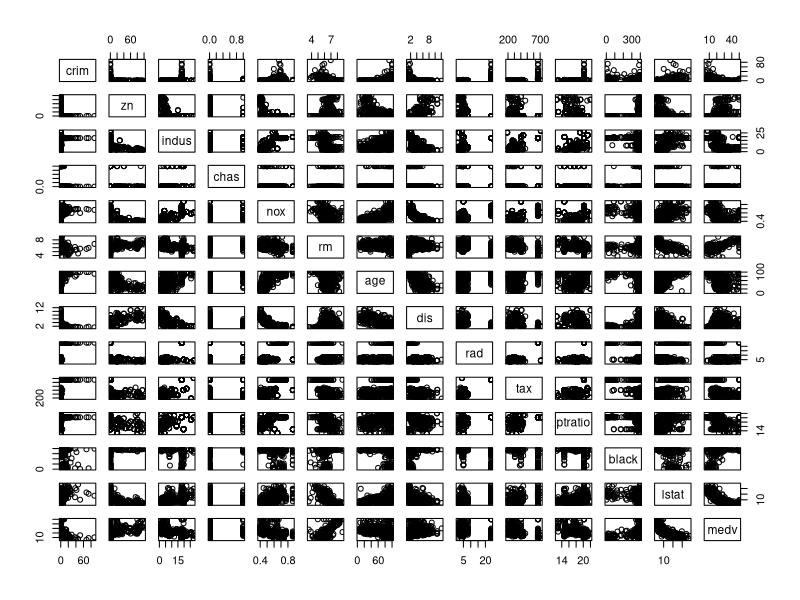
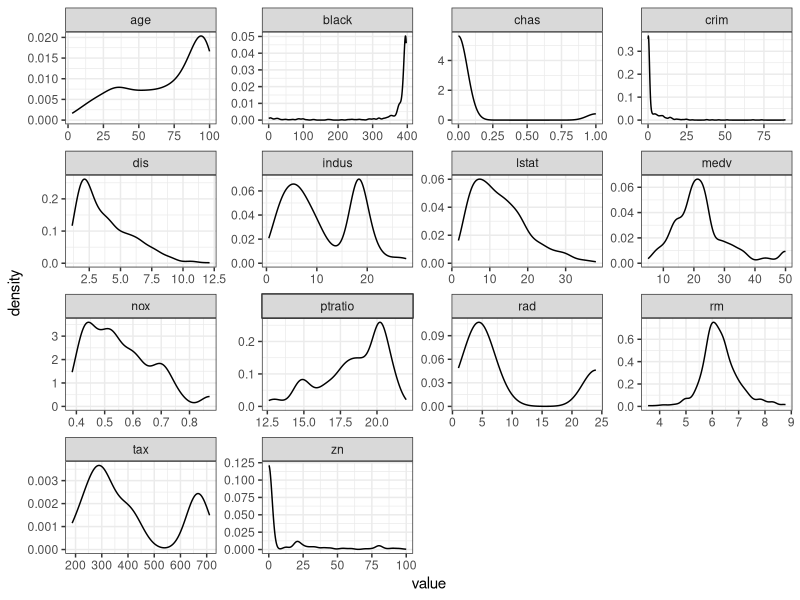
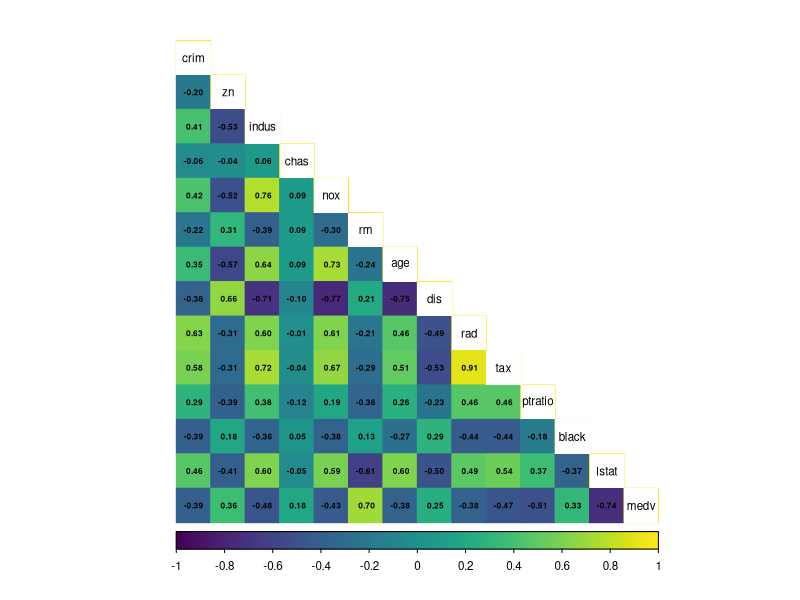
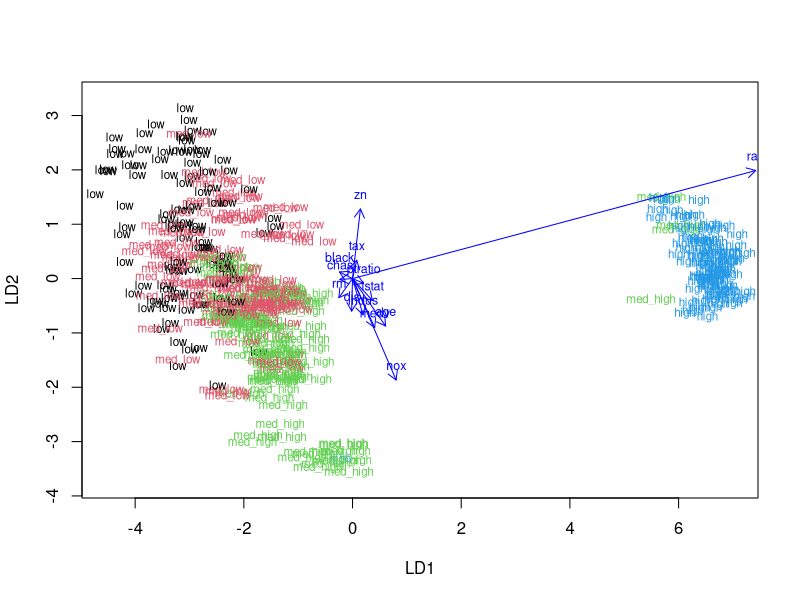
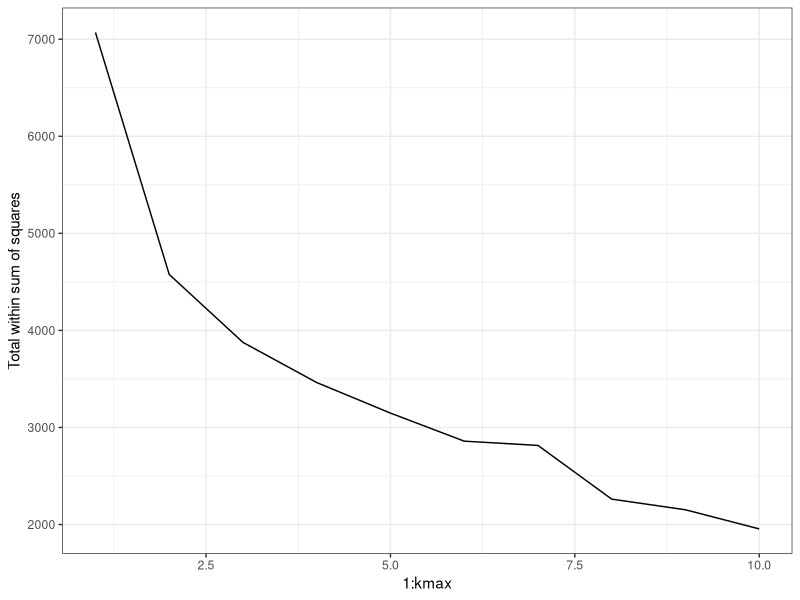
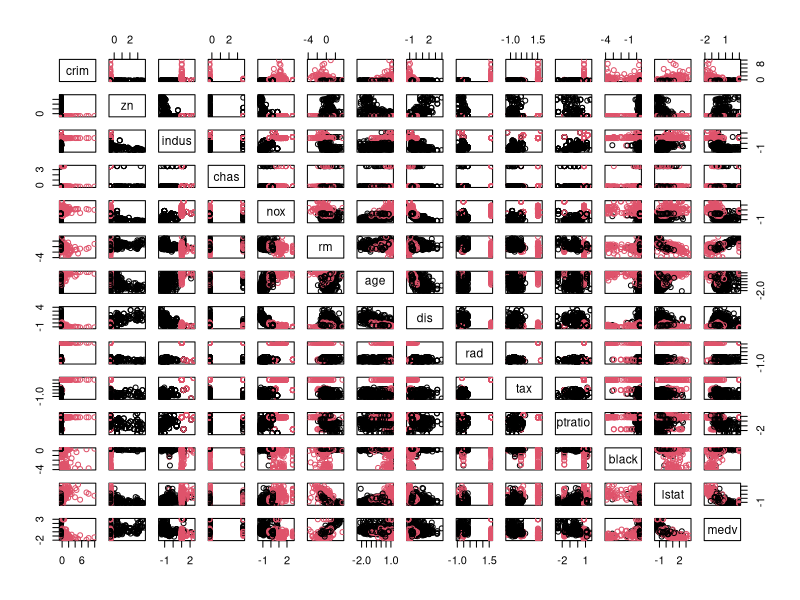
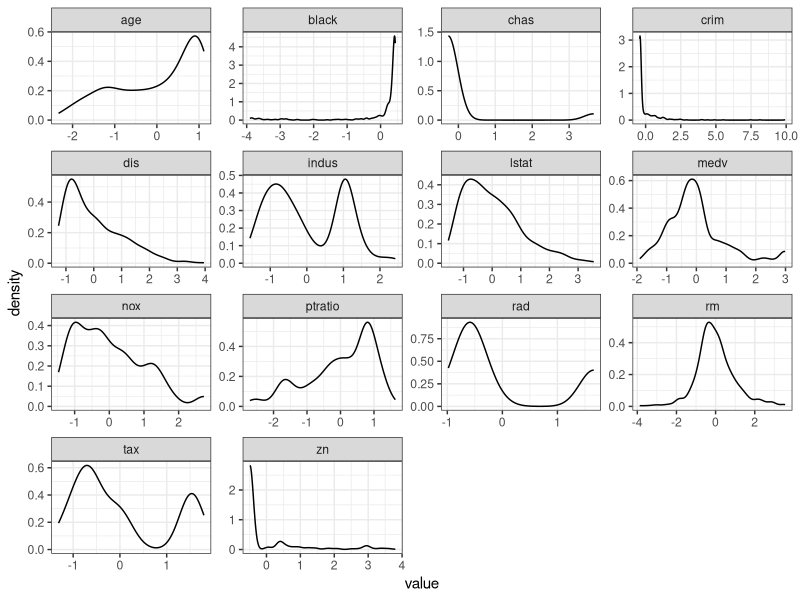

The R source for these figures, in order:
## ---- chunk 1
library(tidyverse)
library(corrplot)
library(MASS)
library(viridis)
library(GGally)
data("Boston")

str(Boston)
summary(Boston)




## ---- chunk 2
pairs(Boston)

## ---- chunk 3

Boston %>%
  gather(key=var_name, value = value) %>%
  ggplot(aes(x=value)) +
  geom_density() +
  facet_wrap(~var_name, scales="free") + theme_bw()

cor_matrix <- cor(Boston) %>% round(digits = 2)
cor_matrix
corrplot(cor_matrix, method="color", type = "lower", cl.pos="b", tl.pos="d", tl.cex=0.7, cl.cex = 0.7, col = viridis(n=100), tl.col = "black" ,addCoef.col=T, number.cex=0.5)

## ---- chunk 4
boston_scaled <- scale(Boston)

boston_scaled <- as.data.frame(boston_scaled)

summary(boston_scaled)

bins <- quantile(boston_scaled$crim)
crime <- cut(boston_scaled$crim, breaks=bins, include.lowest=T, label=c("low", "med_low", "med_high", "high"))
table(crime)

boston_scaled <- dplyr::select(boston_scaled, -crim)
boston_scaled <- data.frame(boston_scaled, crime)

## ---- chunk 5

n <- 506
ind <- sample(n, size = n * 0.8)
train <- boston_scaled[ind,]
test<-boston_scaled[-ind,]
correct_classes <- test$crime
test <- dplyr::select(test, -crime)



## ---- chunk 6

# MASS and train are available

# linear discriminant analysis
lda.fit <- lda(crime ~., data = train)

# print the lda.fit object
lda.fit

# the function for lda biplot arrows
lda.arrows <- function(x, myscale = 1, arrow_heads = 0.1, color = "blue", tex = 0.75, choices = c(1,2)){
  heads <- coef(x)
  arrows(x0 = 0, y0 = 0, 
         x1 = myscale * heads[,choices[1]], 
         y1 = myscale * heads[,choices[2]], col=color, length = arrow_heads)
  text(myscale * heads[,choices], labels = row.names(heads), 
       cex = tex, col=color, pos=3)
}

# target classes as numeric
classes <- as.numeric(train$crime)

# plot the lda results
plot(lda.fit, dimen = 2, col = classes, pch = classes)
lda.arrows(lda.fit, myscale = 2.2)

lda.pred <- predict(lda.fit, newdata = test)
table(correct = correct_classes, predicted = lda.pred$class)



## ---- chunk 7

data("Boston")

boston_scaled_k <- scale(Boston)

boston_scaled_k <- as.data.frame(boston_scaled_k)

summary(dist(boston_scaled_k))

## ---- chunk 8
kmax <- 10
set.seed(123)
totws <- sapply(1:kmax, function(k){kmeans(boston_scaled_k, k)$tot.withinss})
qplot(x = 1:kmax, y=totws, geom='line') + theme_bw() +
  ylab("Total within sum of squares")


## ---- chunk 9
kme <- kmeans(boston_scaled_k, centers = 2)
pairs(boston_scaled_k, col=kme$cluster)

## ---- chunk 10

boston_scaled_k %>%
  gather(key=var_name, value = value) %>%
  ggplot(aes(x=value)) +
  geom_density() +
  facet_wrap(~var_name, scales="free") + theme_bw()
